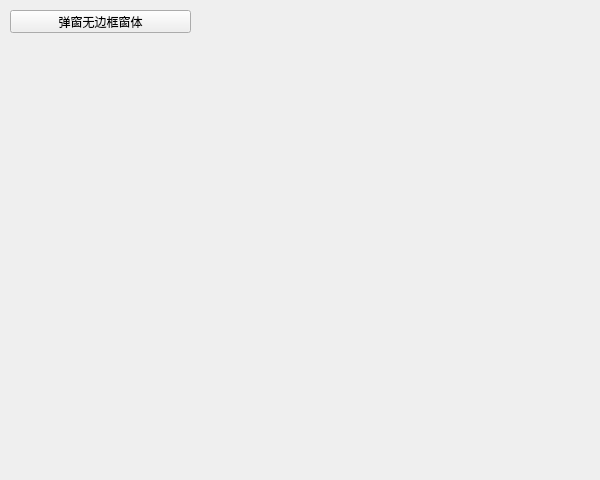
<?xml version="1.0" encoding="UTF-8"?>
<ui version="4.0">
 <class>frmFramelessWidget</class>
 <widget class="QWidget" name="frmFramelessWidget">
  <property name="geometry">
   <rect>
    <x>0</x>
    <y>0</y>
    <width>600</width>
    <height>480</height>
   </rect>
  </property>
  <property name="windowTitle">
   <string>Form</string>
  </property>
  <widget class="QPushButton" name="btnOpen">
   <property name="geometry">
    <rect>
     <x>10</x>
     <y>10</y>
     <width>181</width>
     <height>23</height>
    </rect>
   </property>
   <property name="text">
    <string>弹窗无边框窗体</string>
   </property>
  </widget>
 </widget>
 <resources/>
 <connections/>
</ui>
